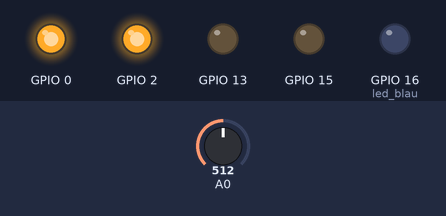
The sketch below on a simulated ESP8266 (NodeMCU). On the bench: output pins drawn as LEDs (lit = HIGH). The test bench sets the inputs (shaded band); at power-on: A0 = 512. WiFi joins after 1.5 s; servers stay silent unless stated; what the sketch prints to the serial monitor is not drawn.

Above: at 2.7 s.
At 4.2 s:
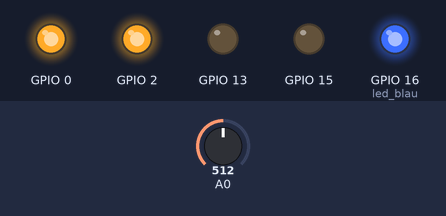
Timing chart, 0 to 5.3 s (numbered marks = the images above):
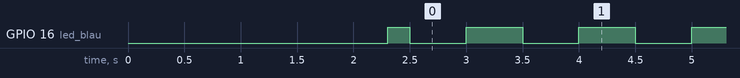

Measured:
- by itself, GPIO 16 (led_blau): repeats every 1.0 s: LOW 0.50 s, HIGH 0.50 s

The sketch:

06_2022_01_04_ex6-telecos.ino
```cpp
//_2022_01_04_ex6-telecos.ino
//curs tardor 2022 telecos.cat
//jnogues@gmail.com
//pseudo-multitasking

//------------------ LLIBRERIES --------------------------------------------------------------------
#define BLYNK_PRINT Serial //Activo missatges de blynk per debug
#include <ESP8266WiFi.h> //Llibreria WIFI
#include <BlynkSimpleEsp8266.h> //Llibreria Blynk app
BlynkTimer taskScheduler;//organitzador de tasques
//--------------------------------------------------------------------------------------------------

//------------------ CONFIGURACIÓ ------------------------------------------------------------------
char auth[] = "xxxxxxxxxxxxxxxxxxxxxxxxxxxxxx"; //token (super-password) obtingut a l'app del mòbil
char ssid[] = "xxxxxxxxxxxxxxxx"; //xarxa wifi
char pass[] = "xxxxxxxxxxxxxxxx"; //password wifi
#define led_blau 16  //led blau de la nodeMCU
//--------------------------------------------------------------------------------------------------


//------------------ VARIABLES ---------------------------------------------------------------------
//Més info a : https://programarfacil.com/blog/arduino-blog/tipos-de-datos-en-arduino/
unsigned int valueA0=0;//valor de 0 a 65535,16 bits
//--------------------------------------------------------------------------------------------------

void setup()
{
  Serial.begin(115200);
  delay(500);
  Serial.println(" ");
  Serial.println("telecos.cat");
  Serial.println("_2022_01_06_ex4-telecos.ino");

  pinMode(0, OUTPUT);
  digitalWrite(0,HIGH);
  pinMode(2, OUTPUT);
  digitalWrite(2,HIGH);
  pinMode(13, OUTPUT);
  digitalWrite(13,LOW);
  pinMode(15, OUTPUT);
  digitalWrite(15,LOW);
  pinMode(4, INPUT);
  pinMode(5, INPUT);
  pinMode(12, INPUT);
  pinMode(14, INPUT);
  pinMode(led_blau, OUTPUT);

  taskScheduler.setInterval(500L, toggleLed); //tasca 1
  taskScheduler.setInterval(5000L, upTime);   //tasca 2
  taskScheduler.setInterval(5001L, analogA0);   //tasca 3

  // Servidor de Blynk
  // IP del servidor privat de blynk del @rprimTech
  Blynk.begin(auth, ssid, pass, IPAddress(5,196,88,155), 8080);

}

void loop()
{
   taskScheduler.run();
   Blynk.run();         //Aquí fa la màgia Blynk
}


//***********************TASQUES***********************

//tasca 1
void toggleLed()
{
  digitalWrite(led_blau, !digitalRead(led_blau));
}

//tasca 2
void upTime()
{
  //Serial.print("[upT] ");
  //Serial.println(millis());
  Serial.printf("[upT] %u \n", millis()/1000);//fa el mateix
  Blynk.virtualWrite(V0, millis()/1000);
}

//tasca 3
void analogA0()
{
  valueA0=analogRead(A0);
  Serial.printf("[ANG] %d \n", valueA0);
  Blynk.virtualWrite(V1, valueA0);
}
```
